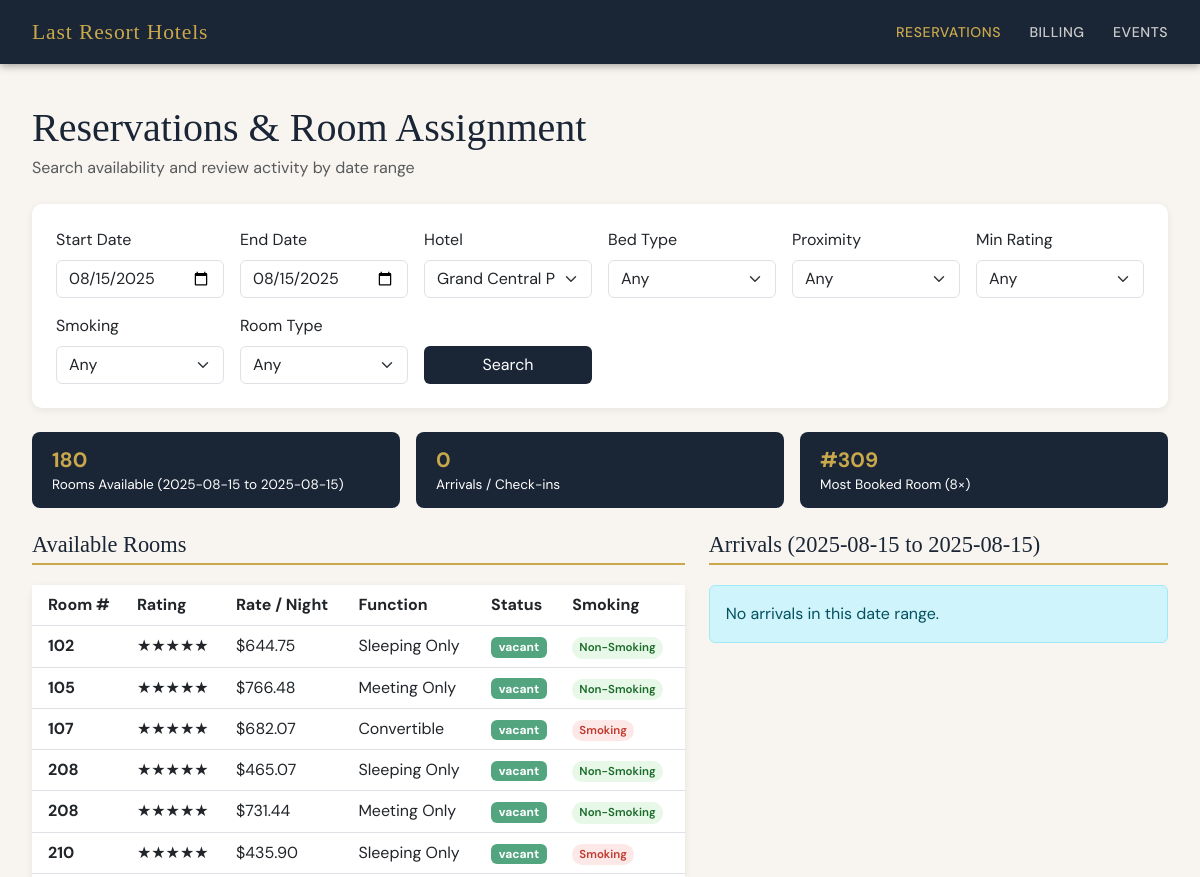
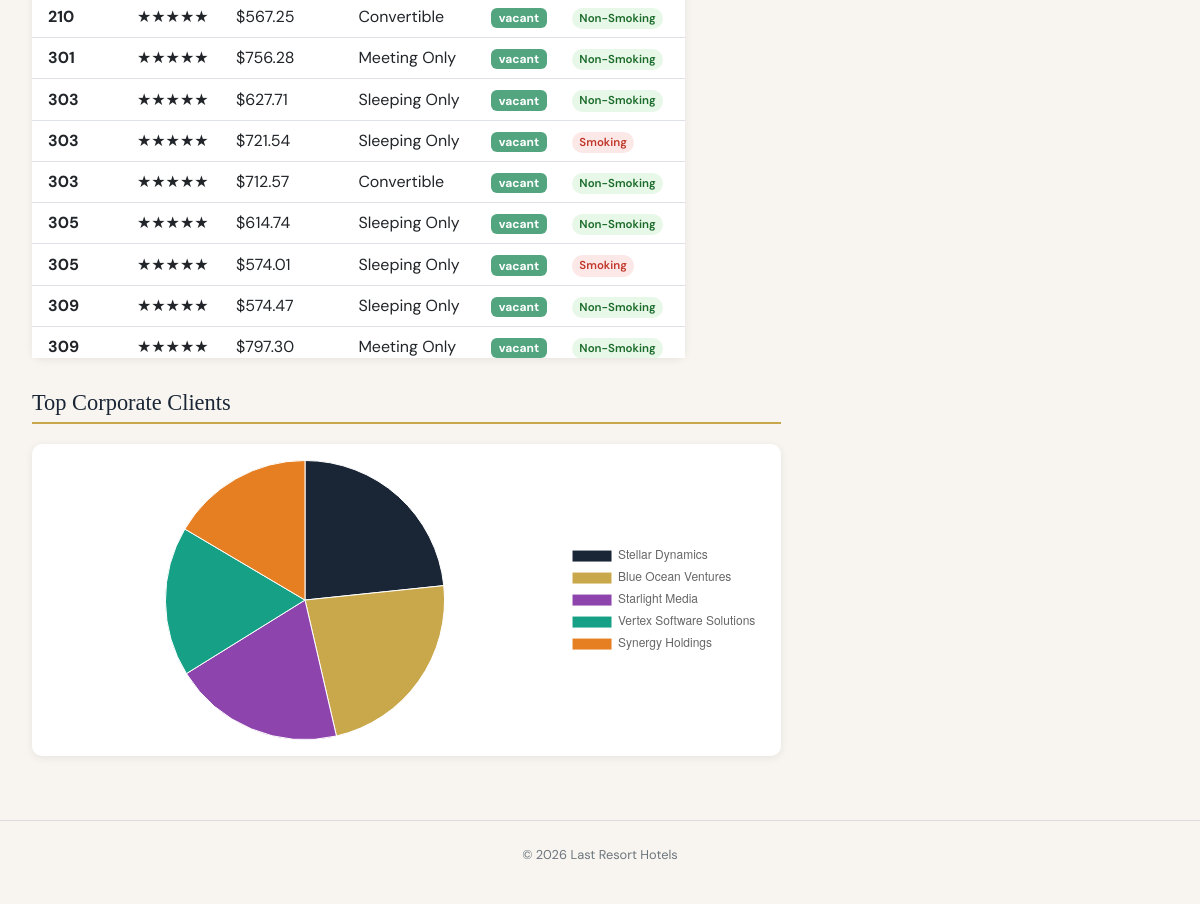
The page /?hotel_id=1 on the database its author committed (2 pictures, top to bottom).
### tables this page shows
CREATE TABLE room (
        roomId INTEGER PRIMARY KEY,
        floorId INTEGER NOT NULL,
        roomNumber TEXT NOT NULL,
        roomRating INTEGER NOT NULL,
        roomStatus TEXT NOT NULL,
        roomRate REAL NOT NULL,
        isSmoking INTEGER CHECK (isSmoking IN (0,1)),
        roomFunction TEXT NOT NULL CHECK (roomFunction IN ('sleeping_only','meeting_only','convertible')),
        hasToilet INTEGER NOT NULL CHECK (hasToilet IN (0,1)),
        hasPermanentBeds INTEGER NOT NULL CHECK (hasPermanentBeds IN (0,1)),
        hasWallBed INTEGER NOT NULL CHECK (hasWallBed IN (0,1)),
        hasOpenArea INTEGER NOT NULL CHECK (hasOpenArea IN (0,1)),
        baseMeetingRate REAL NOT NULL,
        FOREIGN KEY (floorId) REFERENCES hotel_floor(floorId)
    );

### app.py (the view, shortened to what this page needs)
@app.route("/")
def home():
    conn = get_db()
    selected_date = request.args.get("search_date", "2025-08-15")
    start_date = request.args.get("start_date", selected_date)
    end_date = request.args.get("end_date", start_date)
    selected_hotel_id = request.args.get("hotel_id", type=int)
    bed_type      = request.args.get("bed_type", "")
    proximity     = request.args.get("proximity", "")
    min_rating    = request.args.get("min_rating", "", type=str)
    smoking       = request.args.get("smoking", "")
    room_function = request.args.get("room_function", "")
    hotels = conn.execute(
        "SELECT hotelId, hotelName FROM hotel ORDER BY hotelName;"
    ).fetchall()
    arrivals_sql = """
        SELECT
            r.reservationId,
            SUBSTR(
                SUBSTR(c.contactInfo, 1, INSTR(c.contactInfo, '@') - 1),
                1,
                INSTR(SUBSTR(c.contactInfo, 1, INSTR(c.contactInfo, '@') - 1), '.') - 1
            ) AS first_name,
            RTRIM(
                SUBSTR(
                    SUBSTR(c.contactInfo, 1, INSTR(c.contactInfo, '@') - 1),
                    INSTR(SUBSTR(c.contactInfo, 1, INSTR(c.contactInfo, '@') - 1), '.') + 1
                ),
                '0123456789'
            ) AS last_name,
            r.guestCount,
            r.endDate AS check_out_date
        FROM reservation r
        JOIN customer c ON r.customerId = c.customerId
        WHERE r.startDate BETWEEN ? AND ?
    """
    arrivals_params = [start_date, end_date]
    if selected_hotel_id is not None:
        arrivals_sql += """
            AND EXISTS (
                SELECT 1
                FROM room_assignment ra_h
                JOIN room rm_h ON ra_h.roomId = rm_h.roomId
                JOIN hotel_floor hf_h ON rm_h.floorId = hf_h.floorId
                JOIN wing w_h ON hf_h.wingId = w_h.wingId
                JOIN building b_h ON w_h.buildingId = b_h.buildingId
                WHERE ra_h.reservationId = r.reservationId
                  AND b_h.hotelId = ?
            )
        """
        arrivals_params.append(selected_hotel_id)
    arrivals_sql += ";"
    arrivals = conn.execute(arrivals_sql, arrivals_params).fetchall()
    room_where = """
        WHERE rm.roomId NOT IN (
            SELECT ra.roomId FROM room_assignment ra
            JOIN reservation res ON ra.reservationId = res.reservationId
            WHERE res.startDate <= ?
              AND res.endDate >= ?
        )
        AND (
            rm.roomFunction IN ('sleeping_only', 'convertible')
            OR (rm.roomFunction = 'meeting_only' AND rm.hasToilet = 1)
        )
    """
    room_params = [end_date, start_date]
    if proximity:
        room_where += " AND w.proximity = ?"
        room_params.append(proximity)
    if min_rating:
        room_where += " AND rm.roomRating >= ?"
        room_params.append(int(min_rating))
    if smoking == "no":
        room_where += " AND rm.isSmoking = 0"
    elif smoking == "yes":
        room_where += " AND rm.isSmoking = 1"
    if room_function == "sleeping":
        room_where += " AND rm.roomFunction IN ('sleeping_only', 'convertible')"
    elif room_function == "meeting":
        room_where += " AND rm.roomFunction = 'meeting_only' AND rm.hasToilet = 1"
    if selected_hotel_id is not None:
        room_where += " AND b.hotelId = ?"
        room_params.append(selected_hotel_id)
    available_rooms = conn.execute(f"""
        SELECT DISTINCT rm.roomId, rm.roomNumber, rm.roomRating,
                rm.roomRate, rm.roomStatus, rm.isSmoking, rm.roomFunction
        FROM room rm
        JOIN hotel_floor hf ON rm.floorId = hf.floorId
        JOIN wing w ON hf.wingId = w.wingId
        JOIN building b ON w.buildingId = b.buildingId
        {room_where}
        ORDER BY rm.roomRating DESC, rm.roomNumber ASC;
    """, room_params).fetchall()
    top_room_sql = """
        SELECT rm.roomNumber, COUNT(ra.assignmentId) AS total_times_booked
        FROM room rm
        LEFT JOIN room_assignment ra ON rm.roomId = ra.roomId
    """
    top_room_params = []
    if selected_hotel_id is not None:
        top_room_sql += """
            JOIN hotel_floor hf ON rm.floorId = hf.floorId
            JOIN wing w ON hf.wingId = w.wingId
            JOIN building b ON w.buildingId = b.buildingId
        """
    top_room_sql += """
        WHERE (
            rm.roomFunction IN ('sleeping_only', 'convertible')
            OR (rm.roomFunction = 'meeting_only' AND rm.hasToilet = 1)
        )
    """
    if selected_hotel_id is not None:
        top_room_sql += " AND b.hotelId = ?"
        top_room_params.append(selected_hotel_id)
    top_room_sql += """
        GROUP BY rm.roomId
        ORDER BY total_times_booked DESC
        LIMIT 1;
    """
    top_room = conn.execute(top_room_sql, top_room_params).fetchone()
    top_corps_sql = """
        SELECT o.name AS corporate_group,
                COUNT(DISTINCT r.reservationId) AS total_reservations,
                ROUND(SUM(ch.amount), 2) AS total_money_spent
        FROM organization o
        JOIN customer c ON o.organizationId = c.organizationId
        JOIN reservation r ON c.customerId = r.customerId
        JOIN billing_party bp ON r.reservationId = bp.reservationId
        JOIN charge ch ON bp.billingPartyId = ch.billingPartyId
    """
    top_corps_params = []
    if selected_hotel_id is not None:
        top_corps_sql += """
            JOIN room_assignment ra_h ON ch.assignmentId = ra_h.assignmentId
            JOIN room rm_h ON ra_h.roomId = rm_h.roomId
            JOIN hotel_floor hf_h ON rm_h.floorId = hf_h.floorId
            JOIN wing w_h ON hf_h.wingId = w_h.wingId
            JOIN building b_h ON w_h.buildingId = b_h.buildingId
            WHERE b_h.hotelId = ?
        """
        top_corps_params.append(selected_hotel_id)
    top_corps_sql += """
        GROUP BY o.organizationId
        ORDER BY total_money_spent DESC
        LIMIT 5;
    """
    top_corps = conn.execute(top_corps_sql, top_corps_params).fetchall()
    conn.close()
    return render_template(
        "index.html",
        hotels=hotels,
        selected_hotel_id=selected_hotel_id,
        selected_date=selected_date,
        start_date=start_date,
        end_date=end_date,
        bed_type=bed_type,
        proximity=proximity,
        min_rating=min_rating,
        smoking=smoking,
        room_function=room_function,
        arrivals=arrivals,
        available_rooms=available_rooms,
        top_room=top_room,
        top_corp_labels=json.dumps([c["corporate_group"] for c in top_corps]),
        top_corp_spend=json.dumps([c["total_money_spent"] for c in top_corps]),
        top_corps=top_corps,
    )

### templates/index.html (shortened to what this page needs)
{% extends "base.html" %}
{% block content %}
<h1 class="mb-1">Reservations &amp; Room Assignment</h1>
<p class="text-muted mb-4">Search availability and review activity by date range</p>
<div class="filter-card mb-4">
    <form method="GET" action="{{ url_for('home') }}" class="row g-3 align-items-end">
        <div class="col-md-2">
            <label class="form-label fw-500">Start Date</label>
            <input type="date" name="start_date" class="form-control" value="{{ start_date }}">
        </div>
        <div class="col-md-2">
            <label class="form-label fw-500">End Date</label>
            <input type="date" name="end_date" class="form-control" value="{{ end_date }}">
        </div>
        <div class="col-md-2">
            <label class="form-label fw-500">Hotel</label>
            <select name="hotel_id" class="form-select">
                {% for h in hotels %}
                <option value="{{ h.hotelId }}" {% if selected_hotel_id == h.hotelId %}selected{% endif %}>{{ h.hotelName }}</option>
                {% endfor %}
            </select>
        </div>
        <div class="col-md-2">
            <label class="form-label fw-500">Bed Type</label>
            <select name="bed_type" class="form-select">
                <option value="">Any</option>
            </select>
        </div>
        <div class="col-md-2">
            <label class="form-label fw-500">Proximity</label>
            <select name="proximity" class="form-select">
                <option value="">Any</option>
            </select>
        </div>
        <div class="col-md-2">
            <label class="form-label fw-500">Min Rating</label>
            <select name="min_rating" class="form-select">
                <option value="">Any</option>
            </select>
        </div>
        <div class="col-md-2">
            <label class="form-label fw-500">Smoking</label>
            <select name="smoking" class="form-select">
                <option value="">Any</option>
            </select>
        </div>
        <div class="col-md-2">
            <label class="form-label fw-500">Room Type</label>
            <select name="room_function" class="form-select">
                <option value="">Any</option>
            </select>
        </div>
        <div class="col-md-2">
            <button type="submit" class="btn w-100" style="background:var(--navy);color:#fff;">Search</button>
        </div>
    </form>
</div>
<div class="row g-3 mb-4">
    <div class="col-md-4">
        <div class="stat-pill">
            <strong>{{ available_rooms|length }}</strong>
            Rooms Available ({{ start_date }} to {{ end_date }})
        </div>
    </div>
    <div class="col-md-4">
        <div class="stat-pill">
            <strong>{{ arrivals|length }}</strong>
            Arrivals / Check-ins
        </div>
    </div>
    <div class="col-md-4">
        <div class="stat-pill">
            {% if top_room %}
            <strong>#{{ top_room.roomNumber }}</strong>
            Most Booked Room ({{ top_room.total_times_booked }}×)
            {% else %}
            <strong>N/A</strong>
            Most Booked Room
            {% endif %}
        </div>
    </div>
</div>
<div class="row g-4">
    <div class="col-lg-7">
        <h2 class="section-title">Available Rooms</h2>
        {% if available_rooms %}
        <div class="card">
            <div class="table-responsive room-table-scroll">
                <table class="table table-hover mb-0 align-middle">
                    <thead style="background:#1a2535;color:#fff;">
                        <tr>
                            <th class="ps-3">Room #</th>
                            <th>Rating</th>
                            <th>Rate / Night</th>
                            <th>Function</th>
                            <th>Status</th>
                            <th>Smoking</th>
                        </tr>
                    </thead>
                    <tbody>
                        {% for rm in available_rooms %}
                        <tr class="room-row">
                            <td class="ps-3 fw-bold">{{ rm.roomNumber }}</td>
                            <td>{{ '★' * rm.roomRating }}{{ '☆' * (5 - rm.roomRating) }}</td>
                            <td>${{ "%.2f"|format(rm.roomRate) }}</td>
                            <td>{{ rm.roomFunction.replace('_', ' ')|title }}</td>
                            <td><span class="badge bg-success bg-opacity-75">{{ rm.roomStatus }}</span></td>
                            <td>
                                {% if rm.isSmoking %}
                                <span class="tag tag-smoke">Smoking</span>
                                {% else %}
                                <span class="tag tag-no-smoke">Non-Smoking</span>
                                {% endif %}
                            </td>
                        </tr>
                        {% endfor %}
                    </tbody>
                </table>
            </div>
        </div>
        {% else %}
        <div class="alert alert-warning">No rooms match your filters for this date range.</div>
        {% endif %}
    </div>
    <div class="col-lg-5">
        <h2 class="section-title">Arrivals ({{ start_date }} to {{ end_date }})</h2>
        {% if arrivals %}
        <div class="card arrivals-scroll">
            <ul class="list-group list-group-flush">
                {% for res in arrivals %}
                <li class="list-group-item d-flex justify-content-between align-items-center">
                    <div>
                        <strong>ID: {{ res.reservationId }}</strong>
                        <div class="text-muted small">{{ res.first_name|title }} {{ res.last_name|title }}</div>
                    </div>
                    <span class="badge rounded-pill" style="background:var(--gold);color:#fff;">
                        {{ res.guestCount }} guest{{ 's' if res.guestCount != 1 }}
                    </span>
                </li>
                {% endfor %}
            </ul>
        </div>
        {% else %}
        <div class="alert alert-info">No arrivals in this date range.</div>
        {% endif %}
    </div>
</div>
<div class="row g-4 mt-2">
    <div class="col-lg-8">
        <h2 class="section-title">Top Corporate Clients</h2>
        <div class="card p-3">
            <canvas id="topCorpChart" height="280"></canvas>
        </div>
    </div>
</div>
<script>
new Chart(document.getElementById('topCorpChart'), {
    type: 'pie',
    data: {
        labels: {{ top_corp_labels | safe }},
        datasets: [{
            label: 'Total Spend',
            data: {{ top_corp_spend | safe }},
            backgroundColor: ['#1a2535', '#c9a84c', '#8e44ad', '#16a085', '#e67e22'],
            borderColor: '#ffffff',
            borderWidth: 1
        }]
    },
    options: {
        maintainAspectRatio: false,
        plugins: { legend: { position: 'right' } }
    }
});
</script>
{% endblock %}

### templates/base.html (shortened to what this page needs)
<!DOCTYPE html>
<html lang="en">
<head>
    <link href="https://cdn.jsdelivr.net/npm/bootstrap@5.3.0/dist/css/bootstrap.min.css" rel="stylesheet">
    <link rel="stylesheet" href="{{ url_for('static', filename='main.css') }}">
</head>
<body>
    <header>
        <div class="logo"><a href="{{ url_for('home') }}">Last Resort Hotels</a></div>
        <nav>
            <a href="{{ url_for('home') }}" {% if request.endpoint == 'home' %}class="active"{% endif %}>Reservations</a>
            <a href="{{ url_for('billing') }}" {% if request.endpoint == 'billing' %}class="active"{% endif %}>Billing</a>
            <a href="{{ url_for('events') }}" {% if request.endpoint == 'events' %}class="active"{% endif %}>Events</a>
        </nav>
    </header>
    <main>{% block content %}{% endblock %}</main>
    <footer><p>&copy; 2026 Last Resort Hotels</p></footer>
</body>
</html>

### rows shown on the page
room: roomNumber "309"
room: roomNumber "102", roomRating "★★★★★", roomRate "644.75", roomFunction.replace "Sleeping Only", roomStatus "vacant", isSmoking "Non-Smoking"
room: roomNumber "105", roomRating "★★★★★", roomRate "766.48", roomFunction.replace "Meeting Only", roomStatus "vacant", isSmoking "Non-Smoking"
room: roomNumber "107", roomRating "★★★★★", roomRate "682.07", roomFunction.replace "Convertible", roomStatus "vacant", isSmoking "Smoking"
room: roomNumber "208", roomRating "★★★★★", roomRate "465.07", roomFunction.replace "Sleeping Only", roomStatus "vacant", isSmoking "Non-Smoking"
room: roomNumber "208", roomRating "★★★★★", roomRate "731.44", roomFunction.replace "Meeting Only", roomStatus "vacant", isSmoking "Non-Smoking"
room: roomNumber "210", roomRating "★★★★★", roomRate "435.90", roomFunction.replace "Sleeping Only", roomStatus "vacant", isSmoking "Smoking"
room: roomNumber "210", roomRating "★★★★★", roomRate "567.25", roomFunction.replace "Convertible", roomStatus "vacant", isSmoking "Non-Smoking"
room: roomNumber "301", roomRating "★★★★★", roomRate "756.28", roomFunction.replace "Meeting Only", roomStatus "vacant", isSmoking "Non-Smoking"
room: roomNumber "303", roomRating "★★★★★", roomRate "627.71", roomFunction.replace "Sleeping Only", roomStatus "vacant", isSmoking "Non-Smoking"
room: roomNumber "303", roomRating "★★★★★", roomRate "721.54", roomFunction.replace "Sleeping Only", roomStatus "vacant", isSmoking "Smoking"
room: roomNumber "303", roomRating "★★★★★", roomRate "712.57", roomFunction.replace "Convertible", roomStatus "vacant", isSmoking "Non-Smoking"
room: roomNumber "305", roomRating "★★★★★", roomRate "614.74", roomFunction.replace "Sleeping Only", roomStatus "vacant", isSmoking "Non-Smoking"
room: roomNumber "305", roomRating "★★★★★", roomRate "574.01", roomFunction.replace "Sleeping Only", roomStatus "vacant", isSmoking "Smoking"
room: roomNumber "309", roomRating "★★★★★", roomRate "574.47", roomFunction.replace "Sleeping Only", roomStatus "vacant", isSmoking "Non-Smoking"
room: roomNumber "309", roomRating "★★★★★", roomRate "797.30", roomFunction.replace "Meeting Only", roomStatus "vacant", isSmoking "Non-Smoking"

### other values the page prints
{{ available_rooms|length }} "180"
{{ start_date }} "2025-08-15"
{{ end_date }} "2025-08-15"
{{ arrivals|length }} "0"
{{ top_room.total_times_booked }} "8"
form field hotel_id "Grand Central Plaza"
chart data {{ top_corp_labels | safe }} ["Stellar Dynamics", "Blue Ocean Ventures", "Starlight Media", "Vertex Software Solutions", "Synergy Holdings"]
chart data {{ top_corp_spend | safe }} [52277.9, 51561.03, 44287.95, 38797.08, 36948.88]
